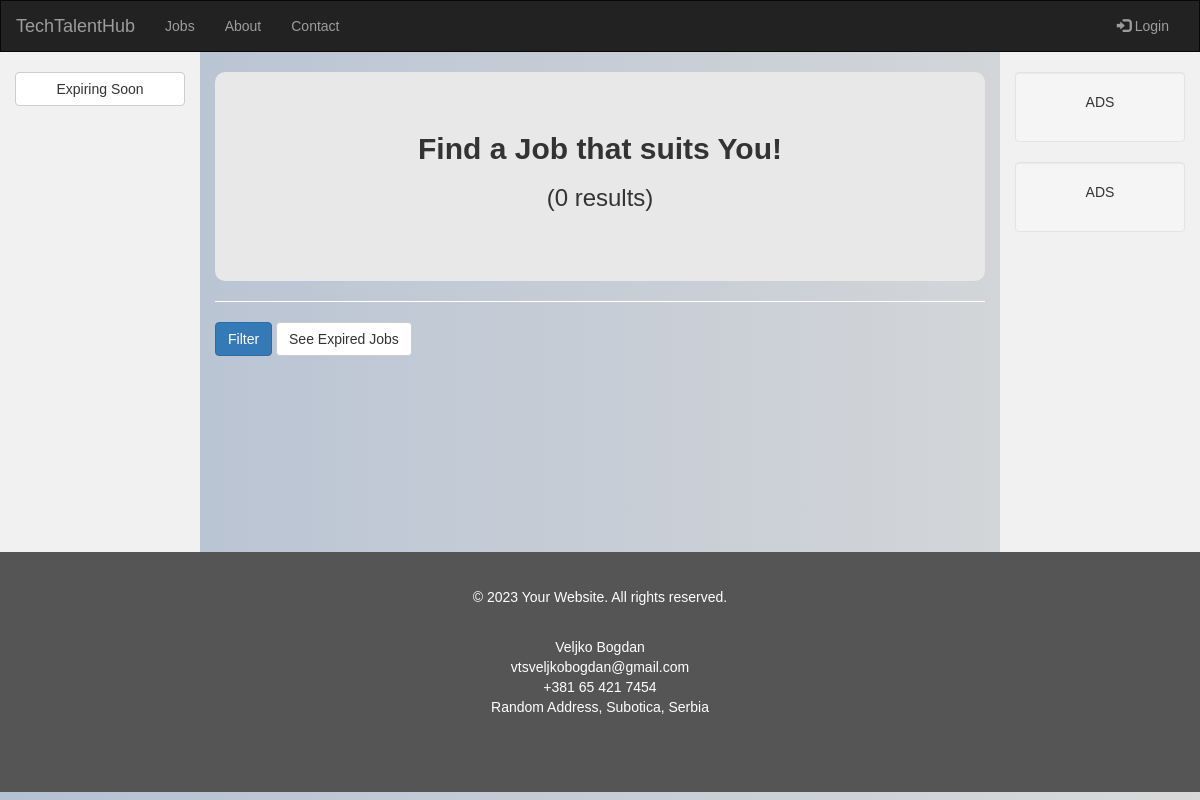
Before: / with the older database file.
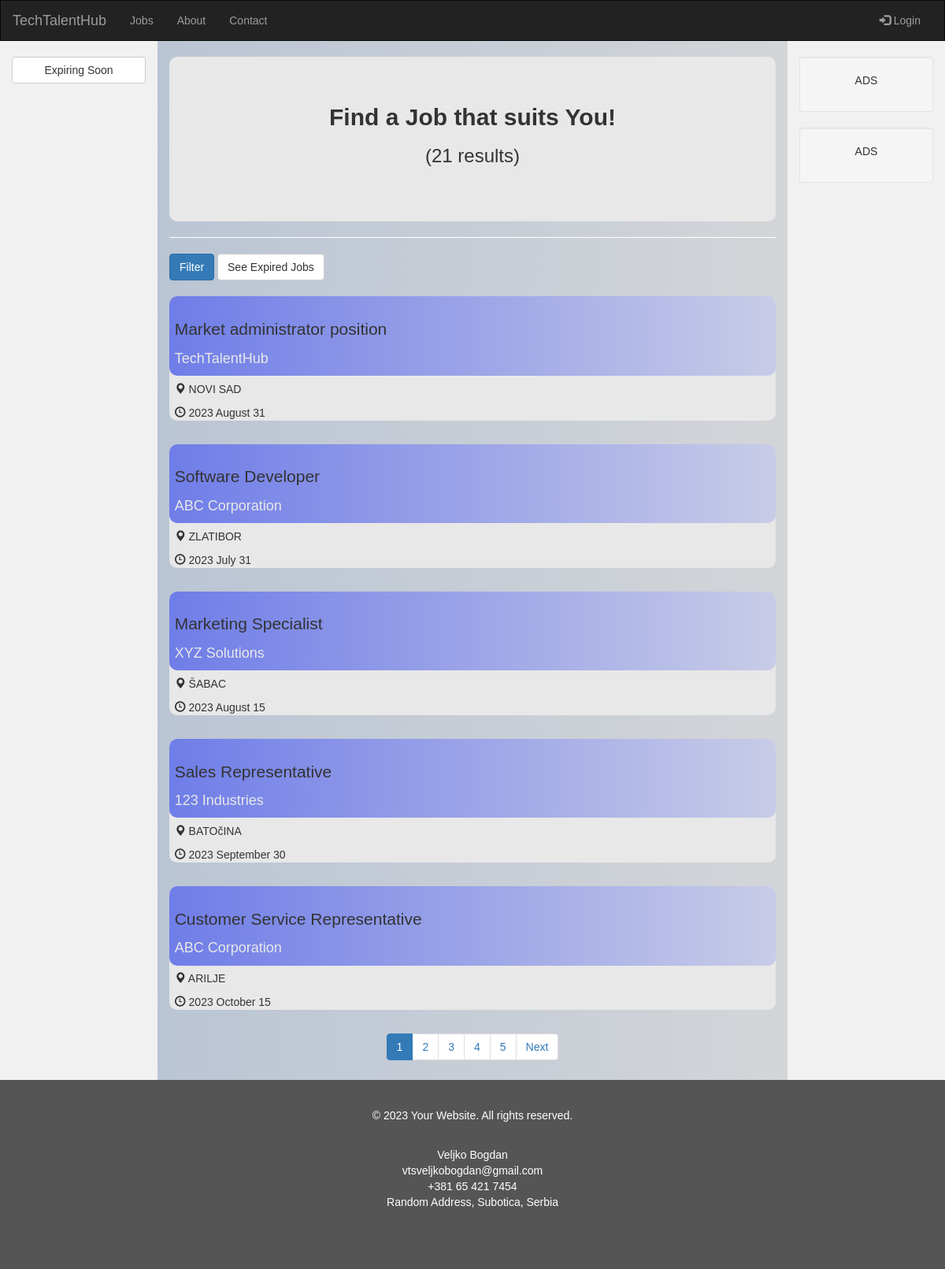
After: the same page with the newer database file.
### tables this page shows
CREATE TABLE `jobs` (
  `id_job` int(11) NOT NULL,
  `id_company` int(11) DEFAULT 1,
  `contact_person` varchar(255) NOT NULL,
  `contact_email` varchar(255) NOT NULL,
  `contact_telephone` varchar(255) NOT NULL,
  `company_name` varchar(255) NOT NULL,
  `poster_company_name` varchar(255) NOT NULL,
  `tax_id_number` int(63) NOT NULL,
  `position_name` varchar(255) NOT NULL,
  `category` varchar(255) NOT NULL,
  `city` varchar(255) NOT NULL,
  `remote` tinyint(1) NOT NULL DEFAULT 0,
  `qualifications` varchar(255) NOT NULL,
  `employment_type` varchar(255) NOT NULL,
  `text` text NOT NULL,
  `signup_email` varchar(255) NOT NULL,
  `signup_telephone` varchar(255) NOT NULL,
  `duration` int(63) NOT NULL,
  `period_from` date DEFAULT NULL,
  `period_to` date DEFAULT NULL,
  `is_enabled` tinyint(1) NOT NULL DEFAULT 0
);

CREATE TABLE `cities` (
  `id_city` int(11) NOT NULL,
  `city` varchar(255) NOT NULL
);

### index.php (the view, shortened to what the changed rows need)
<?php
require 'ban-check.php';
?>
<!DOCTYPE html>
<html lang="en">
<head>
    <link rel="stylesheet" href="https://maxcdn.bootstrapcdn.com/bootstrap/3.4.1/css/bootstrap.min.css">
    <link href="style.css" rel="stylesheet">
</head>
<body>
<div class="container-fluid col-sm-12 text-center">
    <div class="row content">
        <div class="col-sm-8 text-left middle"><br>
            <div class="content card card-rounded"><br><br>
            <h2 class="text-center"><b>Find a Job that suits You!</b></h2>
            <h3 class="text-center">(<?php
                $sql = "SELECT COUNT(*) AS row_count
                        FROM jobs
                        WHERE period_to > CURDATE()";
                $result = $conn->query($sql);
                if ($result->rowCount() > 0) {
                    $row = $result->fetch(PDO::FETCH_ASSOC);
                    $rowCount = $row['row_count'];
                    echo $rowCount;
                } else {
                    echo "No rows found.";
                }
                ?>
                 results)
            </h3><br><br><br>
            </div>
            <div class="content">
                <?php include_once 'index-list-jobs.php';  ?>
            </div>
        </div>
    </div>
</div>
</body>
</html>

### index-list-jobs.php (shortened to what the changed rows need)
<?php
$boxesPerPage = 5;
if (isset($_GET['page'])) {
    $currentPage = intval($_GET['page']);
} else {
    $currentPage = 1;
}
$offset = ($currentPage - 1) * $boxesPerPage;
$conditions = [];
if (!empty($conditions)) {
    $conditionsClause = ' WHERE j.period_to > CURDATE() AND ' . implode(' AND ', $conditions);
} else {
    $conditionsClause = ' WHERE j.period_to > CURDATE() ';
}
$sql = "SELECT
    j.city,
    ci.city,
    j.id_job,
    j.contact_person,
    j.contact_email,
    j.contact_telephone,
    j.company_name,
    j.position_name,
    j.category,
    c.category,
    j.remote,
    j.qualifications,
    q.qualification AS qualification_name,
    j.employment_type,
    et.employment_type AS employment_type_name,
    j.text,
    j.signup_email,
    j.signup_telephone,
    j.duration,
    j.period_from,
    j.period_to,
    j.is_enabled,
    j.id_company
FROM
    jobs j
JOIN categories c ON
    j.category = c.id_category
JOIN cities ci ON
    j.city = ci.id_city
JOIN employment_type et ON
    j.employment_type = et.id_employment_type
JOIN qualifications q ON
    j.qualifications = q.id_qualification"
    . $conditionsClause
    . " LIMIT $offset, $boxesPerPage";
$result = $conn->query($sql);
$totalResult = $conn->query("SELECT COUNT(*) AS total FROM jobs");
$totalRows = $totalResult->fetch(PDO::FETCH_ASSOC)['total'];
$totalPages = ceil($totalRows / $boxesPerPage);
while ($row = $result->fetch(PDO::FETCH_ASSOC)) {
    $dateTo = date('Y F d', strtotime($row['period_to']));
    echo '<a href="job-details.php?id=' . $row['id_job'] . '&idCompany='.$row['id_company'].'" class="link-disabled">';
    echo '<br>';
    echo '<div class="card card-rounded">';
    echo '<div class="card-header card-rounded ';
    if (strtotime($row['period_to']) < strtotime(date('Y-m-d'))) {
        echo 'card-header-expired';
    }
    echo '">';
    echo '<h3 class="card-title lead">' . $row['position_name'] . '</h3><h4 class="white"> ' . $row['company_name'] . '</h4>';
    echo '</div>';
    echo '<div class="card-body">';
    echo '<p class="card-text"><span class="glyphicon glyphicon-map-marker"></span> ' . strtoupper($row['city']) . '</p>';
    echo '<p class="card-text ';
    if (strtotime($row['period_to']) < strtotime(date('Y-m-d'))) {
        echo 'red';
    }
    echo '"><span class="glyphicon glyphicon-time"></span> ' . $dateTo . '</p>';
    echo '</div>';
    echo '</div>';
    echo '</a>';
}
if ($totalPages > 1) {
    echo '<nav class="text-center">';
    echo '<ul class="pagination justify-content-center">';
    for ($i = 1; $i <= $totalPages; $i++) {
        echo '<li class="page-item';
        if ($i === $currentPage) {
            echo ' active';
        }
        echo '"><a class="page-link" href="?page=' . $i . '">' . $i . '</a></li>';
    }
    if ($currentPage < $totalPages) {
        echo '<li class="page-item"><a class="page-link" href="?page=' . ($currentPage + 1) . '">Next</a></li>';
    }
    echo '</ul>';
    echo '</nav>';
}
?>

Changed rows visible on the page:
added jobs: position_name "Market administrator position", company_name "TechTalentHub", cities.city "NOVI SAD", period_to "2023 August 31"
added jobs: position_name "Software Developer", company_name "ABC Corporation", cities.city "ZLATIBOR", period_to "2023 July 31"
added jobs: position_name "Marketing Specialist", company_name "XYZ Solutions", cities.city "ŠABAC", period_to "2023 August 15"
added jobs: position_name "Sales Representative", company_name "123 Industries", cities.city "BATOčINA", period_to "2023 September 30"
added jobs: position_name "Customer Service Representative", company_name "ABC Corporation", cities.city "ARILJE", period_to "2023 October 15"
Other visible differences:
$rowCount: "0" → "21"
new list line: "1"
new list line: "2"
new list line: "3"
new list line: "4"
new list line: "5"
text now shown: "Next"
